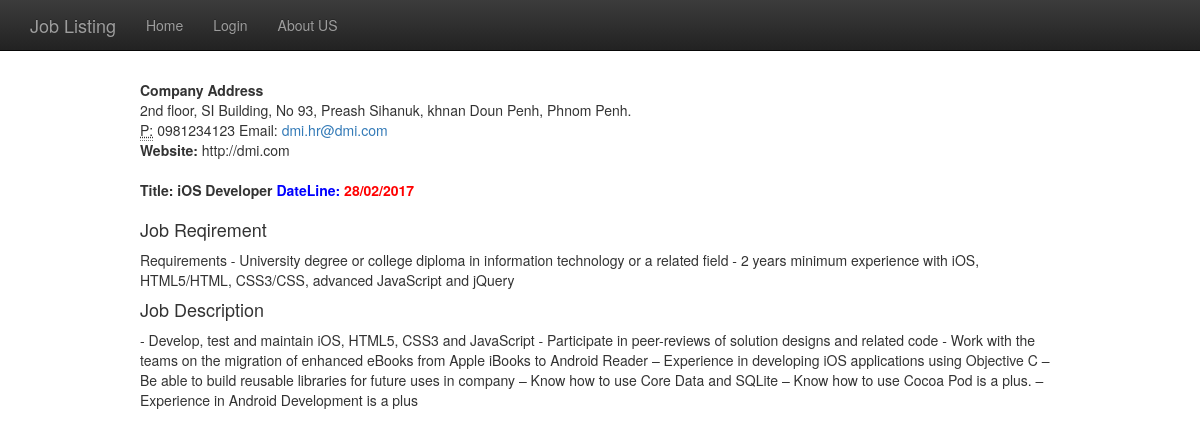
Page /details?job_select=1 on the committed database.
### Job.py (models this page shows, shortened)
class Job(db.Model):
    id = db.Column(db.Integer, primary_key=True)
    title = db.Column(db.String(80))
    category = db.Column(db.String(30))
    description = db.Column(db.Text)
    reqirement = db.Column(db.Text)
    dateLine = db.Column(db.String(50))
    hrName = db.Column(db.String(80))
    hrPhoneNumber = db.Column(db.String(80))
    hrEmail = db.Column(db.String(80))
    hrWebSite = db.Column(db.String(80))
    hrAddress = db.Column(db.Text)
    @classmethod
    def getJobByID(cls,selected_id):
        return cls.query.filter_by(id=selected_id).first()

### view.py (the view)
@app.route('/details')
def detailsJob():
    job_id = request.args.get('job_select', None)
    return render_template('detail_job.html',job_selected=Job.getJobByID(job_id))

### User.py (called while the page is built)
    @login_manager.request_loader
    def request_loader(request):
        email = request.form.get('email')
        if email not in users:
            return
        user = User()
        user.id = email
        user.is_authenticated = request.form['password'] == users[email]['password']
        return user

### templates/detail_job.html (shortened to what this page needs)
{% extends 'core.html' %}
{% block content %}
<div class="custom-details-form">
    <address>
  <strong>Company Address</strong><br>
  {{ job_selected.hrAddress }}<br>
  <abbr title="Phone">P:</abbr> {{ job_selected.hrPhoneNumber }}
        Email: <a href="mailto:#">{{ job_selected.hrEmail }}</a><br/>
        <b>Website:</b> {{ job_selected.hrWebSite }}</p>
</address>
<address>
  <strong>Title: {{ job_selected.title }}</strong>
    <b style="color:blue">DateLine:</b> <b style="color:red">{{ job_selected.dateLine }}</b>
</address>
    <h4 class="mdl-card__title-text">Job Reqirement</h4>
    <p>{{ job_selected.reqirement }}</p>
    <h4 class="mdl-card__title-text">Job Description</h4>
    <p>{{ job_selected.description }}</p>
</div>
{% endblock %}

### templates/detail_job.html (style rules this page uses)
.custom-details-form { margin:auto; width:80%; corner-radius:5px; padding: 20px; back }

### rows in the picture
Job: hrAddress "2nd floor, SI Building, No 93, Preash Sihanuk, khnan Doun Penh, Phnom Penh.", hrPhoneNumber "0981234123", hrEmail "dmi.hr@dmi.com", hrWebSite "http://dmi.com", title "iOS Developer", dateLine "28/02/2017", reqirement "Requirements - University degree or college diploma in information technology or a related field - 2 years minimum experience with iOS, HTML5/HTML, CSS3/CSS, advanced JavaScript and jQuery", description "- Develop, test and maintain iOS, HTML5, CSS3 and JavaScript - Participate in peer-reviews of solution designs and related code - Work with the teams on the migration of enhanced eBooks from Apple iBooks to Android Reader – Experience in developing iOS applications using Objective C – Be able to build reusable libraries for future uses in company – Know how to use Core Data and SQLite – Know how to use Cocoa Pod is a plus. – Experience in Android Development is a plus"
